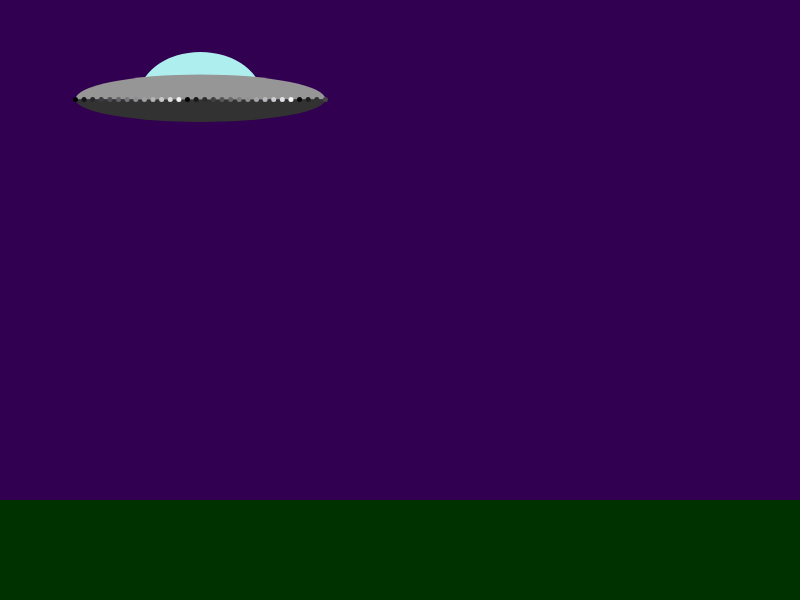
Frame 1 (no input)
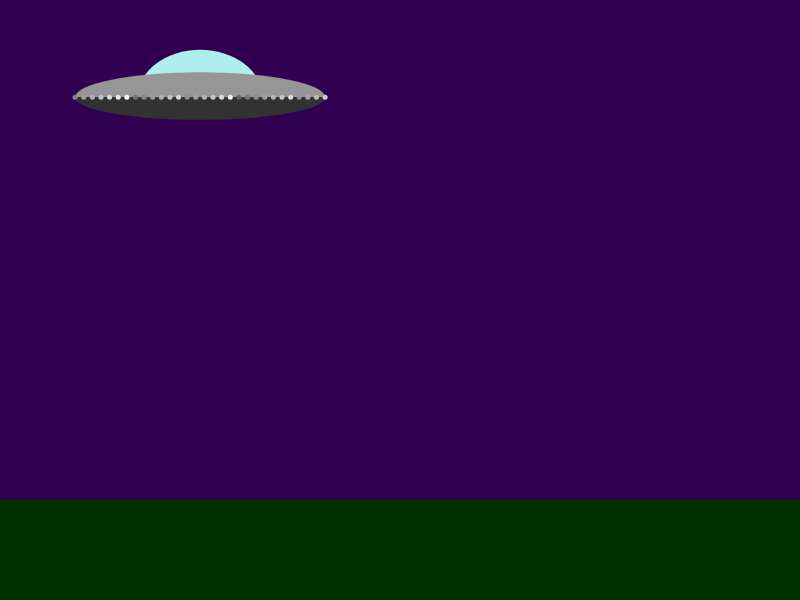
Frame 60 (no input)
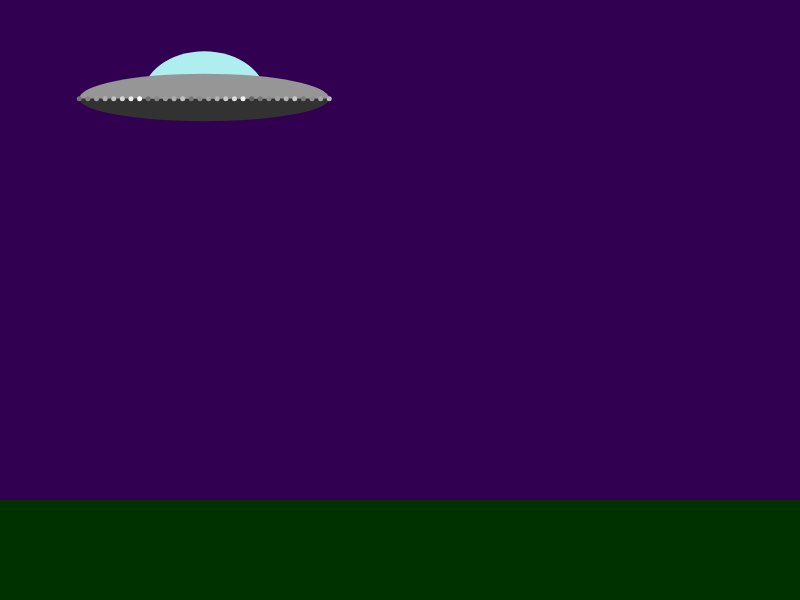
Frame 120 (the mouse pressed at the canvas centre since frame 60)

The p5.js sketch that drew these frames (run headless with seeded random() and noise() and a simulated clock; from frame 60 on, the mouse is pressed at the canvas centre):

// p5.js sketch
// ── sketch.js
//Topic 1.1 
//Object orientation revisted
//part two

var flyingSaucer;

function setup()
{
    createCanvas(800,600);
    noStroke();
    
    flyingSaucer = {
        x: 200,
        y: 100,
        width: 250,
        height: 100,
        window_width: 0.5,
        window_height: 0.95,
        base_height: 0.45,
        num_lights: 30,
        brightnesses: [],
        beamOn: false,
        
        beam: function()
        {
            if(random() > 0.25)
            {
                fill(255,255,100,150);
                beginShape();
                vertex(this.x - 25,this.y + this.height * this.base_height * 0.5);
                vertex(this.x + 25,this.y + this.height * this.base_height * 0.5);
                vertex(this.x + 70,height - 100);
                vertex(this.x - 70,height - 0);
                endShape();
            }
        },
        
        hover: function()
        {
            this.x += random(-1,1);
            this.y += random(-1,1);
        }
    }
    
    
    for(var i = 0; i < flyingSaucer.num_lights; i++)
    {
        flyingSaucer.brightnesses.push((i * 20)%255);
    }
}

function draw()
{
    background(50,0,80);
    
    //draw the ground
    fill(0,50,0);
    rect(0,height - 100, width, 100);
    
    //draw the flying saucer
    if(flyingSaucer.beamOn)
    {
        flyingSaucer.beam();
    }
    
    flyingSaucer.hover();
    
    //draw the window
    fill(175,238,238);
    arc(
        flyingSaucer.x,
        flyingSaucer.y,
        flyingSaucer.width * flyingSaucer.window_width,
        flyingSaucer.height * flyingSaucer.window_height,
        PI,TWO_PI);
    
    //draw the body
    fill(150);
    arc(
        flyingSaucer.x,
        flyingSaucer.y,
        flyingSaucer.width,
        flyingSaucer.height/2,
        PI,TWO_PI);
    
    //draw the base
    fill(50);
    arc(
        flyingSaucer.x,
        flyingSaucer.y,
        flyingSaucer.width,
        flyingSaucer.height * flyingSaucer.base_height,
        0,PI);
    
    //draw the lights
    var incr = (flyingSaucer.width/(flyingSaucer.num_lights -1)); 
    
    for(var i = 0; i < flyingSaucer.num_lights; i++)
    {
        
        var x = flyingSaucer.x - flyingSaucer.width/2 + i * incr;
        fill(flyingSaucer.brightnesses[i]);
        ellipse(
            x,
            flyingSaucer.y,
            5,
            5
        )
        flyingSaucer.brightnesses[i] += 5;
        if(flyingSaucer.brightnesses[i] > 255)
        {
            flyingSaucer.brightnesses[i] = 100;
        }
    }
    
    

    
    
}

function keyPressed()
{
    flyingSaucer.beamOn = true;
    push(); 
    flyingSaucer.y +=50;
    pop()

}

function keyReleased()
{
    flyingSaucer.beamOn = false;
    
    if (flyingSaucer.y > height/2)
    {
        flyingSaucer.y = 100;
        flyingSaucer.x = random(0,width);
    }

}
